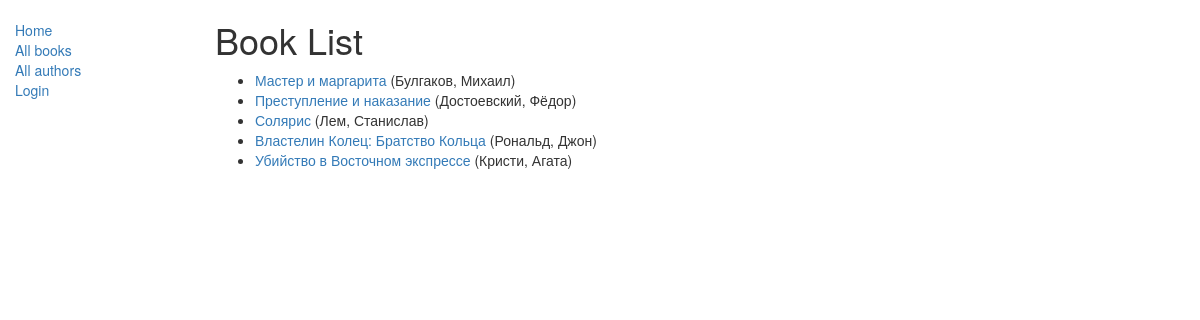
/catalog/books/, run on the app's committed database.
### catalog/models.py (models this page shows, shortened)
class Book(models.Model):
    title = models.CharField(max_length=200)
    author = models.ForeignKey('Author', on_delete=models.SET_NULL, null=True)
    summary = models.TextField(max_length=1000, help_text="Enter a brief description of the book")
    isbn = models.CharField('ISBN',max_length=13, help_text='13 Character <a href="https://www.isbn-international.org/content/what-isbn">ISBN number</a>')
    genre = models.ManyToManyField(Genre, help_text="Select a genre for this book")
    def display_genre(self):
        """
        Creates a string for the Genre. This is required to display genre in Admin.
        """
        return ', '.join([genre.name for genre in self.genre.all()[:3]])
    display_genre.short_description = 'Genre'
    def get_absolute_url(self):
        return reverse('book-detail', args=[str(self.id)])

class Author(models.Model):
    first_name = models.CharField(max_length=100)
    last_name = models.CharField(max_length=100)
    date_of_birth = models.DateField(null=True, blank=True)
    date_of_death = models.DateField('Died', null=True, blank=True)
    class Meta:
        ordering = ['last_name','first_name']
    def __str__(self):
        return '%s, %s' % (self.last_name, self.first_name)

### catalog/views.py (the view)
# urls.py: path('books/', views.BookListView.as_view(), name='books'),
class BookListView(generic.ListView):
    model = Book
    paginate_by = 10

### catalog/templates/catalog/book_list.html (shortened to what this page needs)
{% extends "base_generic.html" %}
{% block content %}
    <h1>Book List</h1>
    {% if book_list %}
    <ul>
      {% for book in book_list %}
      <li>
        <a href="{{ book.get_absolute_url }}">{{ book.title }}</a> ({{book.author}})
      </li>
      {% endfor %}
    </ul>
    {% else %}
      <p>There are no books in the library.</p>
    {% endif %}
{% endblock %}

### data on the page
Book: title "Мастер и маргарита", author "Булгаков, Михаил"
Book: title "Преступление и наказание", author "Достоевский, Фёдор"
Book: title "Солярис", author "Лем, Станислав"
Book: title "Властелин Колец: Братство Кольца", author "Рональд, Джон"
Book: title "Убийство в Восточном экспрессе", author "Кристи, Агата"
